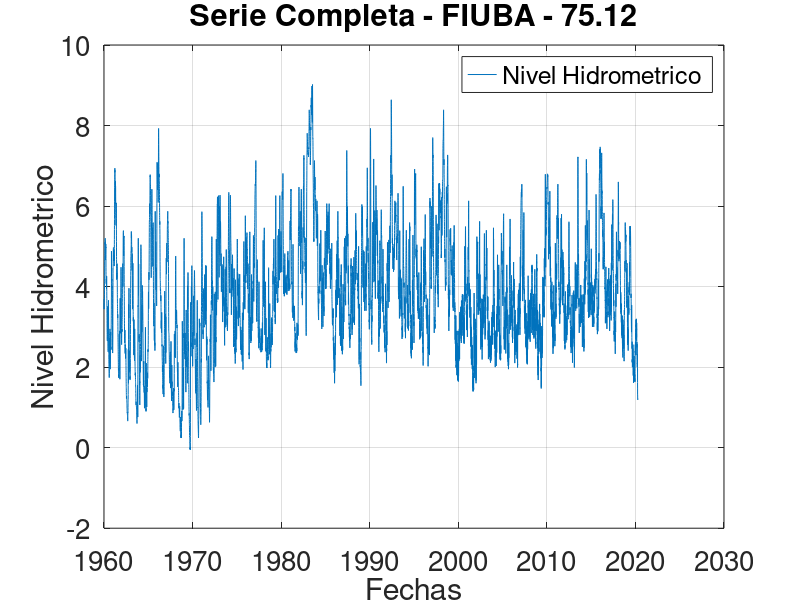
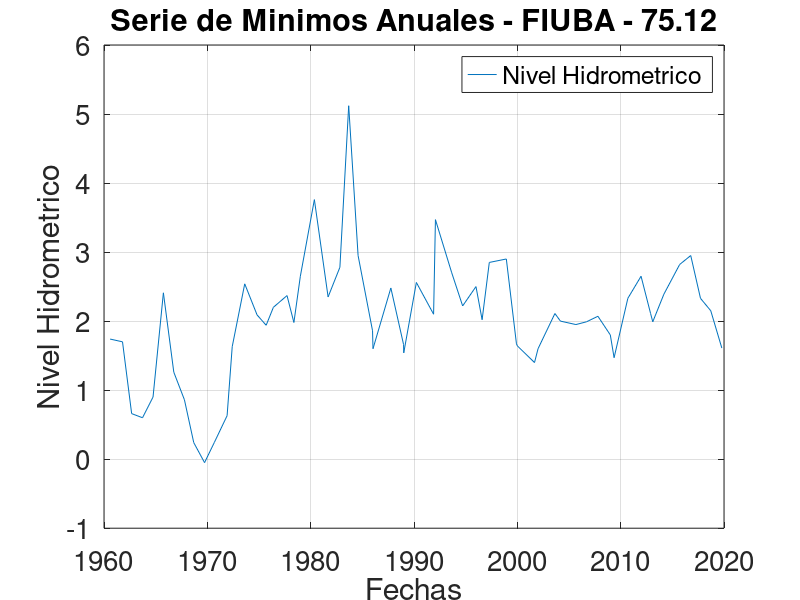
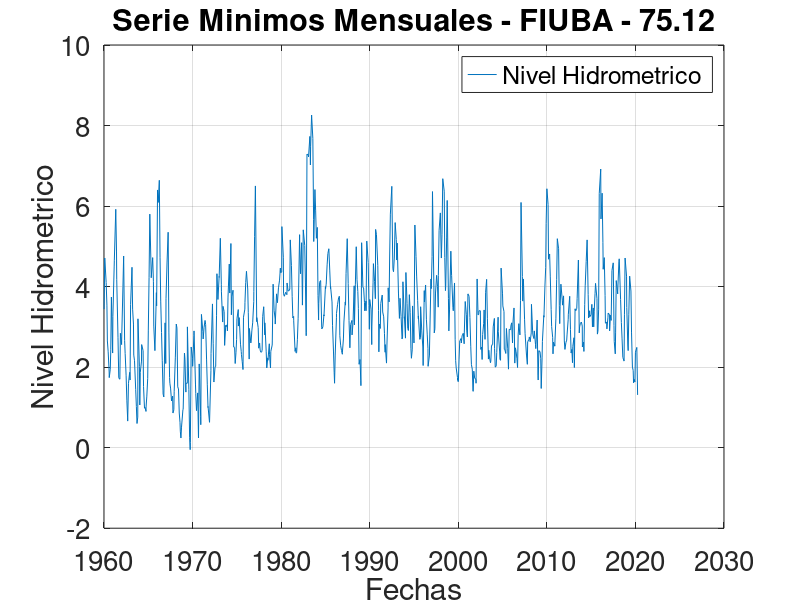

Reproduce these figures in MATLAB, in order.
close all
clear all

% Leemos datos del archivo
datos = load('Corrientes_1960-2020.dat');

%-------------------------------FUNCIONES--------------------------------------%

% vectorFechas: es un vector con fechas
% vectorNivelesHidrometricos: es un vector con los niveles hidrometricos
% titulo: es el titulo que va a tener el grafico
%
% Hace el grafico
function resultado = graficar(vectorFechas, vectorNivelesHidrometricos, titulo)
  % Lista de elementos a graficar
  legend_list = {"Nivel Hidrometrico"};
  
  % Graficador
  plot(vectorFechas, vectorNivelesHidrometricos, '-');
  
  datetick(gca);

  legend(legend_list);
  
  % Título
  title(titulo);

  % Rótulos de ejes
  xlabel("Fechas",'fontsize',10)
  ylabel("Nivel Hidrometrico",'fontsize',14)
  
  % Grilla
  grid

  % Tamaño de letra de los n
  set(gca,'fontsize',20); % sets font of numbers on axes
  
  print -djpg serie_minimos_anuales.jpg
endfunction

% datos: matriz con los datos tal cual los cargamos desde el inicio del programa
%
% Devuelve un vector con las fechas transformadas de manera que pueda ser ploteada
function resultado = convertirFechas(datos)
  vectorFechas = [];
  
  for i=1:rows(datos)
    anio = datos(i,3);
    mes = datos(i,2);
    dia = datos(i,1);
    
    vectorFechas(i,1) = datenum(anio,mes,dia);
  endfor
  resultado = vectorFechas;
endfunction

% datos: matriz con los datos tal cual los cargamos desde el inicio del programa
%
% Devuelve una matriz que tiene la misma cantidad de columnas que "datos"
% Ademas, tambien mantiene el formato donde las columnas son dia mes anio nivel-hidrometrico
function resultado = minimos_anuales(datos)
  matrizMinimosAnuales = [];
  dimension = rows(datos);
  i = 1;
  j = 1;
  
  while i <= dimension
    anio = datos(i,3);
    mes = datos(i,2);
    dia = datos(i,1);
    minimo_anual = datos(i,4);

    % Busco el minimo del año
    while i <= dimension && datos(i,3) == anio
      if(datos(i,4) < minimo_anual)
        dia = datos(i,1);
        mes = datos(i,2);
        minimo_anual = datos(i,4);
      endif
      i = i + 1;
    endwhile
    
    % El año 2020 no esta completo asi que no lo tomamos
    if anio == 2020
      break;
    endif
    
    matrizMinimosAnuales(j,:) = [dia, mes, anio, minimo_anual];
    j = j + 1;
  endwhile
  resultado = matrizMinimosAnuales;
endfunction

function resultado = minimos_mensuales(datos)
  matrizPromediosMensuales = [];
  dimension = rows(datos);
  i = 1;
  j = 1;

  while i <= dimension
    anio = datos(i,3);
    mes = datos(i,2);
    dia = datos(i,1);
    minimo_mensual = datos(i,4);

    % Busca minimo del mes
    while i <= dimension && datos(i,2) == mes
      if datos(i,4) < minimo_mensual
        minimo_mensual = datos(i,4);
        mes = datos(i,2);
        dia = datos(i,1);
      endif
      
      i = i + 1;
    endwhile
    
    % Termina el programa cuando llego a abril 2020 ya esta incompleto este mes.
    if anio == 2020 && mes == 4
      break;
    endif
    
    matrizPromediosMensuales(j,:) = [dia, mes, anio, minimo_mensual];
    j = j + 1;
  endwhile
  
  resultado = matrizPromediosMensuales;
endfunction

% Devuelve un vector con datos del mes que tiene en promedio el menor nivel hidrometrico
function resultado = obtener_mes_minimo_promedio(datos)
  dimension = rows(datos);
  minimo = datos(1,4)
  vectorConMinimo = datos(1,:);
  i = 1;
  
  while i <= dimension    
    if datos(i,4) < minimo
      minimo = datos(i,4);
      vectorConMinimo = datos(i,:);
    endif
  
  i = i + 1;
  endwhile
  
  resultado = vectorConMinimo;
endfunction

% Devuelve matriz con el rango del periodo especificado
function resultado = recortar_periodo(datos,desdeAnio,hastaAnio)
  nuevosDatos = [];
  j = 1;
  
  for i=1:rows(datos)
    if (datos(i,3) >= desdeAnio) && (datos(i,3) <= hastaAnio)
      nuevosDatos(j,:) = datos(i,:);
      j = j + 1;
    endif
  endfor
  
  resultado = nuevosDatos;
endfunction

% Ordena la matriz por niveles hidrometricos de menor a mayor
function s = bubblesort(v)
  itemCount = length(v);
  do
    hasChanged = false;
    itemCount--;
    for i = 1:itemCount
      if ( v(i,4) > v(i+1,4) )
        aux = v(i,:);
        v(i,:) = v(i+1,:);
        v(i+1,:) = aux;
        hasChanged = true;
      endif
     endfor
  until(hasChanged == false)
  s = v;
endfunction

%-------------------------------FIN DE FUNCIONES-------------------------------%

% Punto a del ejercicio
vectorFechas = convertirFechas(datos);
graficar(vectorFechas, datos(:,4), "Serie Completa - FIUBA - 75.12");

% Punto b del ejercicio
matrizMinimosAnuales = minimos_anuales(datos);
vectorFechas = convertirFechas(matrizMinimosAnuales);
graficar(vectorFechas,matrizMinimosAnuales(:,4),"Serie de Minimos Anuales - FIUBA - 75.12");

% Punto c del ejercicio
matrizPromediosMensuales = minimos_mensuales(datos);

% El mes es Septiembre del año 1969 y el valor del promedio es 0.-0.050000
vectorMesMinimo = obtener_mes_minimo_promedio(matrizPromediosMensuales);

vectorFechas = convertirFechas(matrizPromediosMensuales);
graficar(vectorFechas,matrizPromediosMensuales(:,4),"Serie Minimos Mensuales - FIUBA - 75.12");

% Punto d del ejercicio
matrizMinimosAnuales = minimos_mensuales(datos);
nuevoPeriodo = recortar_periodo(matrizMinimosAnuales, 1975,2020);

periodoOrdenado = bubblesort(nuevoPeriodo); # Ordena de menor a mayor por niveles hidrometricos
dlmwrite('ranking_5_principales_bajantes.csv', periodoOrdenado); #Exportar datos como archivo .csv
